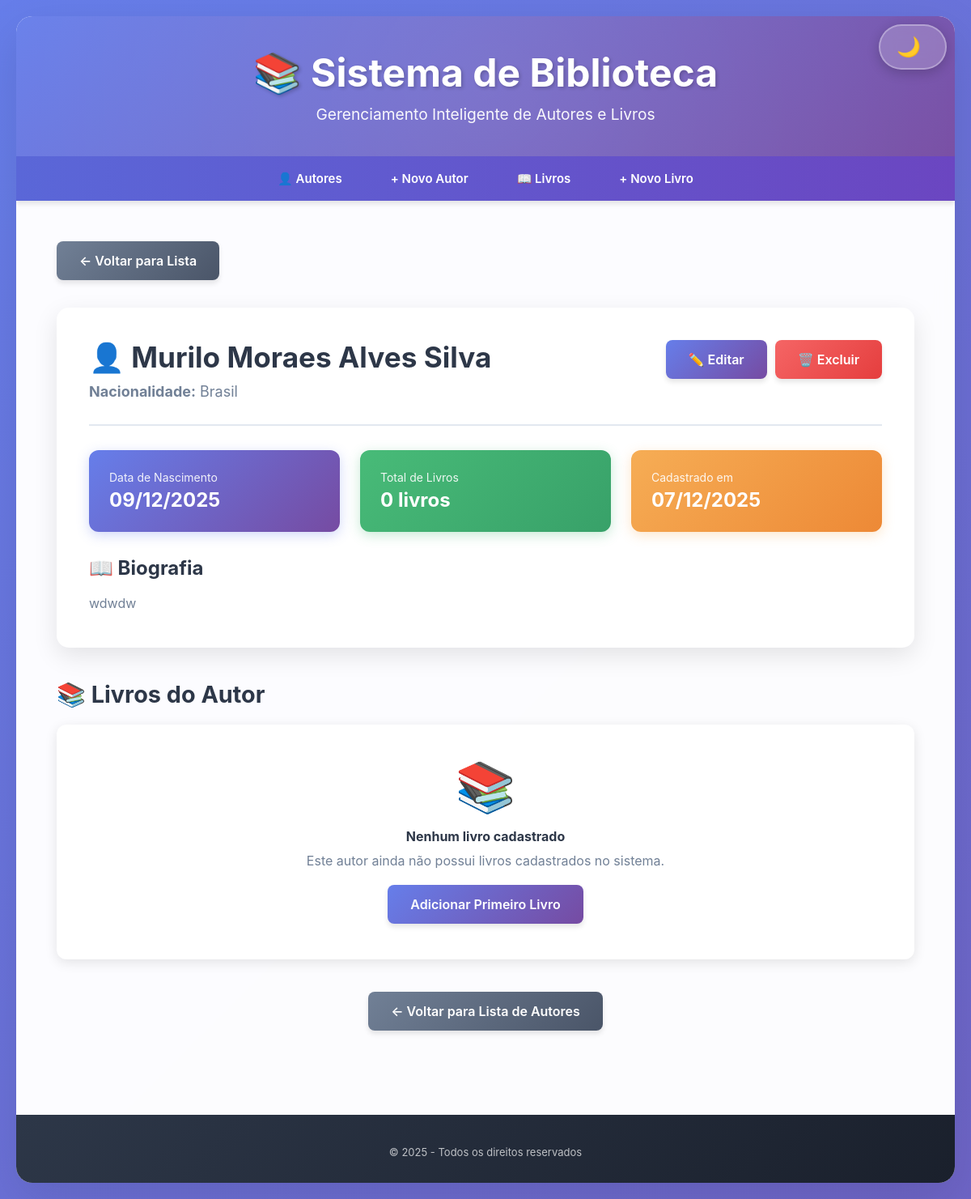
The page /autores/2/ on the database its author committed.
### biblioteca/models.py (models this page shows, shortened)
class Autor(models.Model):
    nome = models.CharField(max_length=200, verbose_name="Nome Completo")
    nacionalidade = models.CharField(max_length=100, verbose_name="Nacionalidade")
    data_nascimento = models.DateField(verbose_name="Data de Nascimento")
    biografia = models.TextField(blank=True, null=True, verbose_name="Biografia")
    data_cadastro = models.DateTimeField(auto_now_add=True, verbose_name="Data de Cadastro")
    class Meta:
        verbose_name = "Autor"
        verbose_name_plural = "Autores"
        ordering = ['nome']

### biblioteca/views.py (the view)
# urls.py: path('autores/<int:pk>/', views.autor_detail, name='autor_detail'),
def autor_detail(request, pk):
    autor = get_object_or_404(Autor, pk=pk)
    livros = autor.livros.all()
    return render(request, 'biblioteca/autor_detail.html', {
        'autor': autor,
        'livros': livros
    })

### biblioteca/templates/biblioteca/autor_detail.html (shortened to what this page needs)
{% extends 'biblioteca/base.html' %}
{% block content %}
<div style="margin-bottom: 30px;">
    <a href="{% url 'autor_list' %}" class="btn btn-secondary">← Voltar para Lista</a>
</div>
<div style="background: var(--card-bg); border-radius: 15px; padding: 40px; box-shadow: 0 10px 30px var(--shadow); animation: fadeIn 0.5s ease;">
    <div style="display: flex; justify-content: space-between; align-items: start; margin-bottom: 30px; flex-wrap: wrap; gap: 20px;">
        <div>
            <h2 style="margin: 0; border: none; padding: 0;">👤 {{ autor.nome }}</h2>
            <p style="color: var(--text-secondary); font-size: 18px; margin-top: 10px;">
                <strong>Nacionalidade:</strong> {{ autor.nacionalidade }}
            </p>
        </div>
        <div class="actions">
            <a href="{% url 'autor_update' autor.pk %}" class="btn btn-primary">✏️ Editar</a>
            <a href="{% url 'autor_delete' autor.pk %}" class="btn btn-danger">🗑️ Excluir</a>
        </div>
    </div>
    <div style="border-top: 2px solid var(--border-color); padding-top: 30px;">
        <div style="display: grid; grid-template-columns: repeat(auto-fit, minmax(250px, 1fr)); gap: 25px; margin-bottom: 30px;">
            <div style="background: linear-gradient(135deg, #667eea 0%, #764ba2 100%); padding: 25px; border-radius: 12px; color: white; box-shadow: 0 4px 15px rgba(102, 126, 234, 0.3);">
                <div style="font-size: 14px; opacity: 0.9; margin-bottom: 5px;">Data de Nascimento</div>
                <div style="font-size: 24px; font-weight: 700;">{{ autor.data_nascimento|date:"d/m/Y" }}</div>
            </div>
            <div style="background: linear-gradient(135deg, #48bb78 0%, #38a169 100%); padding: 25px; border-radius: 12px; color: white; box-shadow: 0 4px 15px rgba(72, 187, 120, 0.3);">
                <div style="font-size: 14px; opacity: 0.9; margin-bottom: 5px;">Total de Livros</div>
                <div style="font-size: 24px; font-weight: 700;">{{ livros.count }} {% if livros.count == 1 %}livro{% else %}livros{% endif %}</div>
            </div>
            <div style="background: linear-gradient(135deg, #f6ad55 0%, #ed8936 100%); padding: 25px; border-radius: 12px; color: white; box-shadow: 0 4px 15px rgba(246, 173, 85, 0.3);">
                <div style="font-size: 14px; opacity: 0.9; margin-bottom: 5px;">Cadastrado em</div>
                <div style="font-size: 24px; font-weight: 700;">{{ autor.data_cadastro|date:"d/m/Y" }}</div>
            </div>
        </div>
        {% if autor.biografia %}
        <div style="margin-top: 30px;">
            <h3 style="color: var(--text-primary); margin-bottom: 15px; font-size: 1.5em;">📖 Biografia</h3>
            <p style="color: var(--text-secondary); line-height: 1.8; font-size: 16px; text-align: justify;">
                {{ autor.biografia }}
            </p>
        </div>
        {% endif %}
    </div>
</div>
<div style="margin-top: 40px;">
    <h3 style="color: var(--text-primary); font-size: 1.8em; margin-bottom: 20px;">📚 Livros do Autor</h3>
    {% if livros %}
    <div style="display: grid; grid-template-columns: repeat(auto-fill, minmax(300px, 1fr)); gap: 25px;">
        {% for livro in livros %}
        <div style="background: var(--card-bg); border-radius: 12px; padding: 25px; box-shadow: 0 4px 15px var(--shadow); transition: all 0.3s; border: 2px solid var(--border-color);"
             onmouseover="this.style.transform='translateY(-5px)'; this.style.boxShadow='0 8px 25px var(--shadow)'"
             onmouseout="this.style.transform='translateY(0)'; this.style.boxShadow='0 4px 15px var(--shadow)'">
            <h4 style="color: var(--text-primary); font-size: 1.3em; margin-bottom: 15px; min-height: 60px;">
                📖 {{ livro.titulo }}
            </h4>
            <div style="color: var(--text-secondary); margin-bottom: 15px; line-height: 1.8;">
                <p><strong>ISBN:</strong> {{ livro.isbn }}</p>
                <p><strong>Gênero:</strong> {{ livro.get_genero_display }}</p>
                <p><strong>Ano:</strong> {{ livro.ano_publicacao }}</p>
                <p><strong>Páginas:</strong> {{ livro.numero_paginas }}</p>
                <p><strong>Editora:</strong> {{ livro.editora }}</p>
            </div>
            <div style="margin-top: 20px; padding-top: 20px; border-top: 1px solid var(--border-color);">
                <a href="{% url 'livro_detail' livro.pk %}" class="btn btn-primary" style="width: 100%; text-align: center; display: block;">
                    Ver Detalhes
                </a>
            </div>
        </div>
        {% endfor %}
    </div>
    {% else %}
    <div style="background: var(--card-bg); border-radius: 12px; padding: 40px; text-align: center; color: var(--text-secondary); box-shadow: 0 4px 15px var(--shadow);">
        <div style="font-size: 60px; margin-bottom: 15px;">📚</div>
        <h4 style="color: var(--text-primary); margin-bottom: 10px;">Nenhum livro cadastrado</h4>
        <p>Este autor ainda não possui livros cadastrados no sistema.</p>
        <div style="margin-top: 20px;">
            <a href="{% url 'livro_create' %}" class="btn btn-primary">Adicionar Primeiro Livro</a>
        </div>
    </div>
    {% endif %}
</div>
<div style="margin-top: 40px; text-align: center;">
    <a href="{% url 'autor_list' %}" class="btn btn-secondary">← Voltar para Lista de Autores</a>
</div>
{% endblock %}

### biblioteca/templates/biblioteca/base.html (style rules this page uses)
:root { --bg-gradient-1: #667eea; --bg-gradient-2: #764ba2; --container-bg: rgba(255, 255, 255, 0.98); --text-primary: #2d3748; --text-secondary: #718096; --card-bg: white; --border-color: #e2e8f0; --hover-bg: #f7fafc; --input-bg: white; --shadow: rgba(0,0,0,0.1); --footer-bg-1: #2d3748; --footer-bg-2: #1a202c; }
* { margin: 0; padding: 0; box-sizing: border-box; }
body { font-family: 'Inter', 'Segoe UI', Tahoma, Geneva, Verdana, sans-serif; background: linear-gradient(135deg, var(--bg-gradient-1) 0%, var(--bg-gradient-2) 100%); min-height: 100vh; padding: 20px; animation: gradientShift 15s ease infinite; background-size: 200% 200%; transition: background 0.5s ease; }
h2 { color: var(--text-primary); font-size: 2.2em; margin-bottom: 30px; padding-bottom: 15px; border-bottom: 3px solid #667eea; display: inline-block; }
.btn { display: inline-block; padding: 14px 28px; border-radius: 8px; text-decoration: none; transition: all 0.3s; border: none; cursor: pointer; font-size: 16px; font-weight: 600; box-shadow: 0 4px 6px var(--shadow); position: relative; overflow: hidden; }
.btn::before { content: ''; position: absolute; top: 50%; left: 50%; width: 0; height: 0; border-radius: 50%; background: rgba(255,255,255,0.3); transform: translate(-50%, -50%); transition: width 0.6s, height 0.6s; }
.btn-primary { background: linear-gradient(135deg, #667eea 0%, #764ba2 100%); color: white; }
.btn-danger { background: linear-gradient(135deg, #f56565 0%, #e53e3e 100%); color: white; }
.btn-secondary { background: linear-gradient(135deg, #718096 0%, #4a5568 100%); color: white; }
.actions { display: flex; gap: 10px; flex-wrap: wrap; }

### rows shown on the page
Autor: nome "Murilo Moraes Alves Silva", nacionalidade "Brasil", data_nascimento "09/12/2025", count "0", data_cadastro "07/12/2025", biografia "wdwdw"
